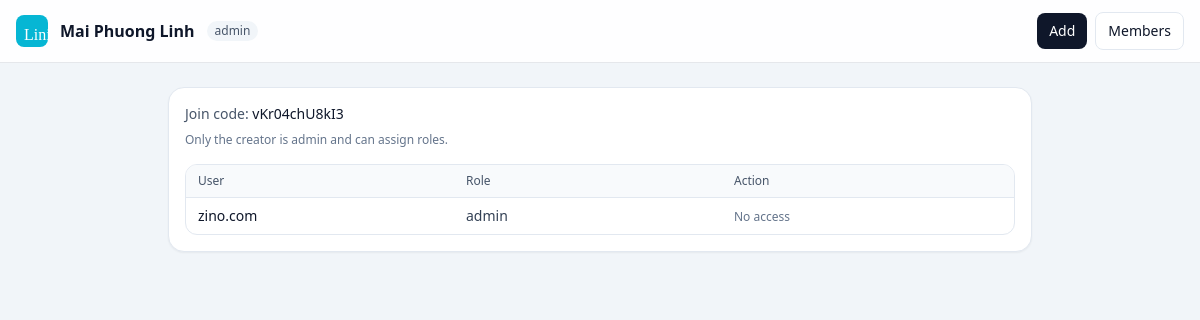
The page /boards/3/members/ (signed in) on the database its author committed.
### board/models.py (models this page shows, shortened)
class Board(models.Model):
    name = models.CharField(max_length=120, default="Untitled board")
    created_by = models.ForeignKey(
        settings.AUTH_USER_MODEL,
        on_delete=models.CASCADE,
        related_name="created_boards",
    )
    join_code = models.CharField(max_length=16, unique=True, db_index=True)
    created_at = models.DateTimeField(auto_now_add=True)

class BoardMember(models.Model):
    ROLE_ADMIN = "admin"
    ROLE_MENTOR = "mentor"
    ROLE_STUDENT = "student"
    ROLE_SPECTATOR = "spectator"
    ROLE_CHOICES = [
        (ROLE_ADMIN, "Admin"),
        (ROLE_MENTOR, "Mentor"),
        (ROLE_STUDENT, "Student"),
        (ROLE_SPECTATOR, "Spectator"),
    ]
    board = models.ForeignKey(Board, on_delete=models.CASCADE, related_name="members")
    user = models.ForeignKey(settings.AUTH_USER_MODEL, on_delete=models.CASCADE, related_name="board_memberships")
    role = models.CharField(max_length=12, choices=ROLE_CHOICES, default=ROLE_SPECTATOR)
    joined_at = models.DateTimeField(auto_now_add=True)
    class Meta:
        unique_together = [("board", "user")]

### board/views.py (the view)
# urls.py: path("boards/<int:board_id>/members/", views.members_view, name="members_view"),
@login_required
def members_view(request, board_id: int):
    b = get_object_or_404(Board, id=board_id)
    try:
        role = require_member(b, request.user)
    except PermissionError:
        return _forbidden("not_member")
    members = BoardMember.objects.select_related("user").filter(board=b).order_by("role", "user__username")
    return render(
        request,
        "board/members.html",
        {
            "board": b,
            "role": role,
            "members": members,
        },
    )

### board/permissions.py (called while the page is built)
def get_role(board, user):
    if not user.is_authenticated:
        return None
    m = BoardMember.objects.filter(board=board, user=user).first()
    return m.role if m else None

def require_member(board, user):
    role = get_role(board, user)
    if not role:
        raise PermissionError("not_member")
    return role

### board/templates/board/members.html (shortened to what this page needs)
<!doctype html>
<html lang="en">
<head>
  <script src="https://cdn.tailwindcss.com"></script>
</head>
<body class="min-h-screen bg-slate-100 text-slate-900">
  <header class="sticky top-0 z-40 border-b bg-white/90 backdrop-blur">
    <div class="mx-auto flex max-w-7xl items-center justify-between px-4 py-3">
      <div class="flex items-center gap-3">
        <a href="{% url 'board:home' %}"><div class="h-8 w-8 rounded-lg bg-cyan-500 font-serif text-white p-2">Lini</div></a>
        <div class="font-semibold">{{ board.name }}</div>
        <span class="rounded-full bg-slate-100 px-2 py-0.5 text-xs text-slate-600">{{ role }}</span>
      </div>
      <div class="flex items-center gap-2">
        <button id="newListBtn" class="rounded-lg bg-slate-900 px-3 py-2 text-sm font-medium text-white hover:bg-slate-800">
          Add
        </button>
        <a class="rounded-lg border border-slate-200 bg-white px-3 py-2 text-sm hover:bg-slate-50" href="{% url 'board:members_view' board.id %}">
          Members
        </a>
      </div>
    </div>
  </header>
  <main class="mx-auto max-w-4xl px-4 py-6">
    <div class="rounded-2xl border border-slate-200 bg-white p-4 shadow-sm">
      <div class="text-sm text-slate-600">
        Join code:
        <span class="font-medium text-slate-900">{{ board.join_code }}</span>
      </div>
      <div class="mt-2 text-xs text-slate-500">
        Only the creator is admin and can assign roles.
      </div>
      <div class="mt-4 overflow-hidden rounded-xl border border-slate-200">
        <div class="grid grid-cols-3 bg-slate-50 px-3 py-2 text-xs font-medium text-slate-600">
          <div>User</div>
          <div>Role</div>
          <div>Action</div>
        </div>
        {% for m in members %}
          <div class="grid grid-cols-3 items-center px-3 py-2 text-sm border-t border-slate-200">
            <div class="truncate">{{ m.user.username }}</div>
            <div class="text-slate-700">{{ m.role }}</div>
            <div>
              {% if role == "admin" and m.user_id != board.created_by_id %}
                <select class="roleSelect rounded-lg border border-slate-200 bg-white px-2 py-1 text-sm"
                        data-user-id="{{ m.user_id }}">
                  <option value="mentor" {% if m.role == "mentor" %}selected{% endif %}>mentor</option>
                  <option value="student" {% if m.role == "student" %}selected{% endif %}>student</option>
                  <option value="spectator" {% if m.role == "spectator" %}selected{% endif %}>spectator</option>
                </select>
                <button class="saveRoleBtn ml-2 rounded-lg bg-slate-900 px-3 py-1.5 text-sm text-white hover:bg-slate-800"
                        data-user-id="{{ m.user_id }}">
                  Save
                </button>
              {% else %}
                <span class="text-xs text-slate-500">No access</span>
              {% endif %}
            </div>
          </div>
        {% endfor %}
      </div>
    </div>
  </main>
</body>
</html>

### rows shown on the page
Board: name "Mai Phuong Linh", join_code "vKr04chU8kI3"
BoardMember: role "admin", user.username "zino.com", shows "No access"
